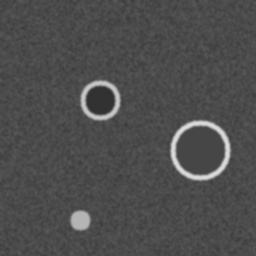
#> input picture img1.jpg, 256 x 256 px
$ python -i modality_bridge.py   (imports and definitions only)
#> lines starting #> are read from the running program, lines starting #| are printed output that depends on the picture; after the words box and inside, x2 and y2 are one past the last pixel; in counts of white or black regions, pixels touching at a corner belong together
#> further down, picture is the input picture: shape (256, 256); min 48, max 222, mean 77.6
import cv2
import numpy as np

def apply_canny_edge_map(img):
    """
    Converts raw pixel intensities into a structural edge map.
    Uses CLAHE (Contrast Limited Adaptive Histogram Equalization) to
    dynamically enhance local structural gradients before edge detection.
    This guarantees mathematically rigorous feature extraction even on
    flat, low-contrast Nadir (nrn) planetary captures.
    """
    # Ensure uint8
    if img.dtype != np.uint8:
        if img.max() > 255:
            img = (255 * (img - img.min()) / ((img.max() - img.min()) + 1e-5)).astype(np.uint8)
        else:
            img = img.astype(np.uint8)

    # Apply CLAHE to dramatically boost local structural contrast (crater rims)
    clahe = cv2.createCLAHE(clipLimit=3.0, tileGridSize=(8,8))
    enhanced = clahe.apply(img)
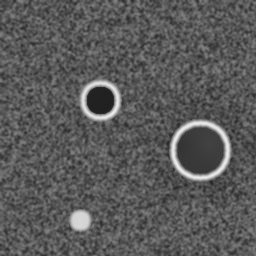
#> enhanced: shape (256, 256); min 25, max 238, mean 89.9

    # Apply Gaussian blur to suppress the high-frequency regolith noise amplified by CLAHE
    blurred = cv2.GaussianBlur(enhanced, (5, 5), 0)

    # Because CLAHE normalizes the local contrast, we can safely use strict,
    # uniform Canny gradient thresholds to extract the true geological structures.
    edges = cv2.Canny(blurred, 30, 90)
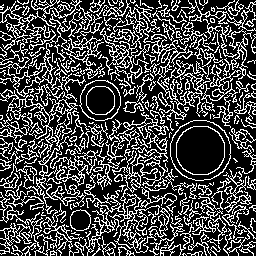
#> edges: shape (256, 256); 28.1% white in thin lines or dots

    # Dilate slightly to make edges thicker for the Transformer attention map
    kernel = np.ones((3,3), np.uint8)
    dilated_edges = cv2.dilate(edges, kernel, iterations=1)
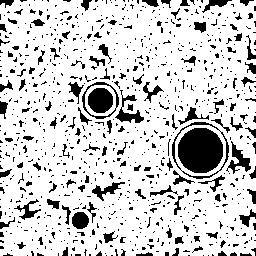
#> dilated_edges: shape (256, 256); 81.6% white; 855 black regions (734 under 20 px), largest, box (x1, y1, x2, y2) and area: (178, 128, 223, 173) 1624, (88, 88, 113, 113) 503, (172, 122, 229, 179) 325

    return dilated_edges

>>> import cv2
>>> picture = cv2.imread('../../img1.jpg', cv2.IMREAD_GRAYSCALE)
>>> result = apply_canny_edge_map(picture)

$ run again, on img2.jpg
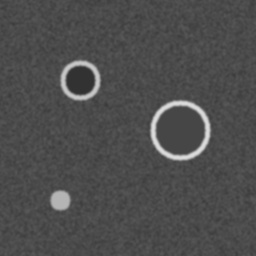
#> input picture img2.jpg, 256 x 256 px
#> picture is the input picture: shape (256, 256); min 47, max 222, mean 77.6
#> in apply_canny_edge_map, `edges = cv2.Canny(blurred, 30, 90)`:
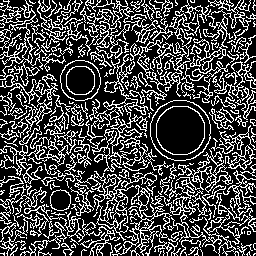
#> edges: shape (256, 256); 28% white in thin lines or dots
#> in apply_canny_edge_map, `dilated_edges = cv2.dilate(edges, kernel, iterations=1)`:
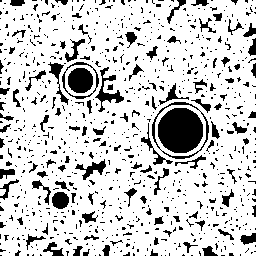
#> dilated_edges: shape (256, 256); 81.2% white; 850 black regions (736 under 20 px), largest, box (x1, y1, x2, y2) and area: (158, 108, 203, 153) 1622, (68, 68, 93, 93) 510, (95, 67, 124, 112) 350
